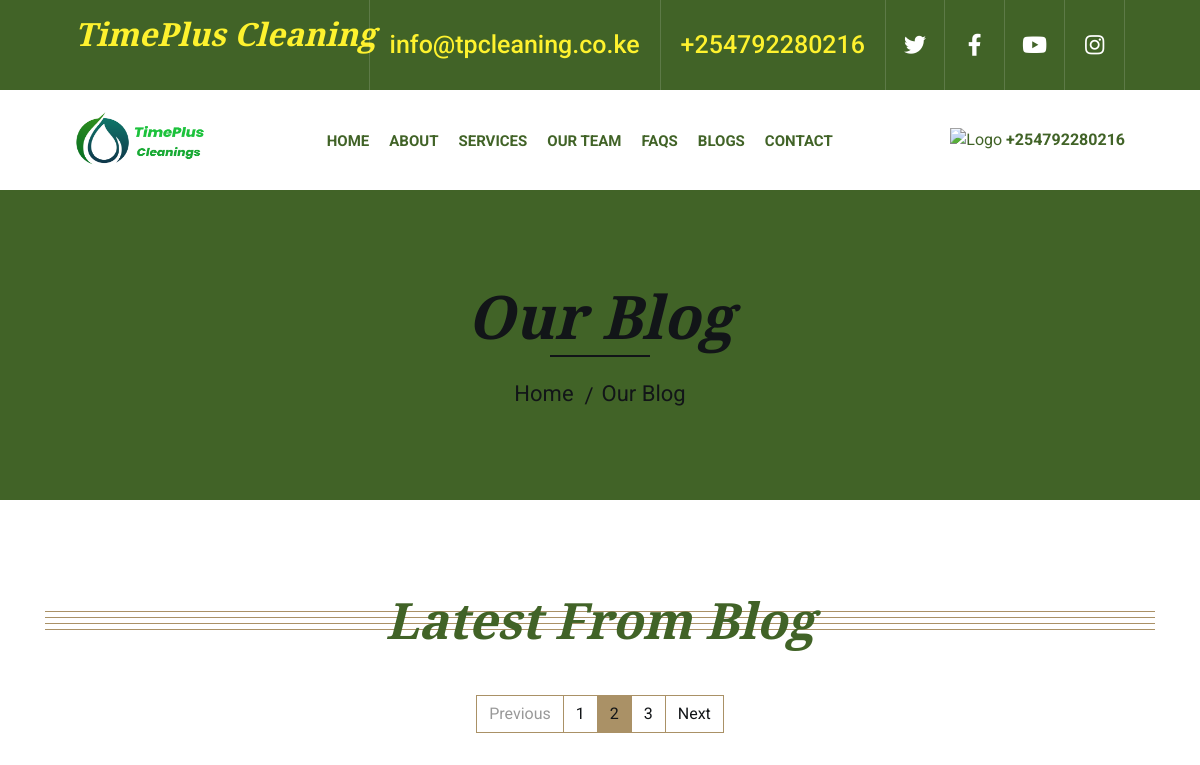
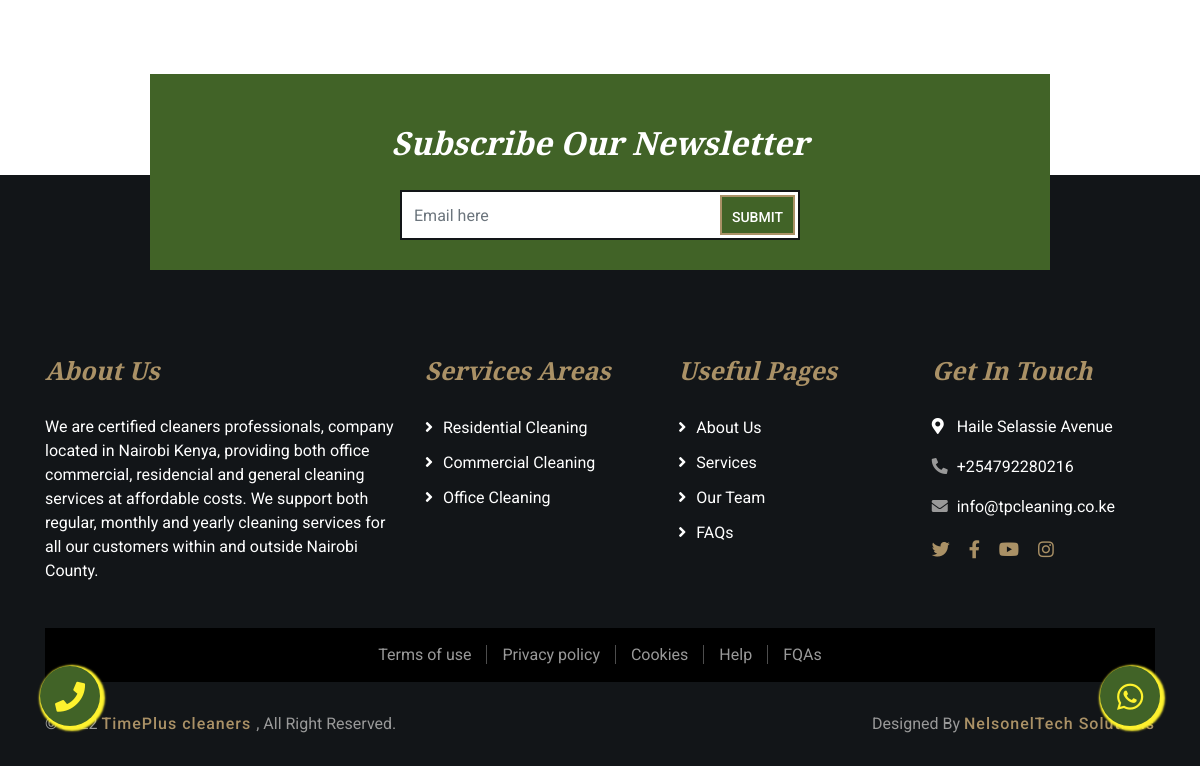
The page /blog/ on the database as committed earlier (2 pictures, top to bottom).
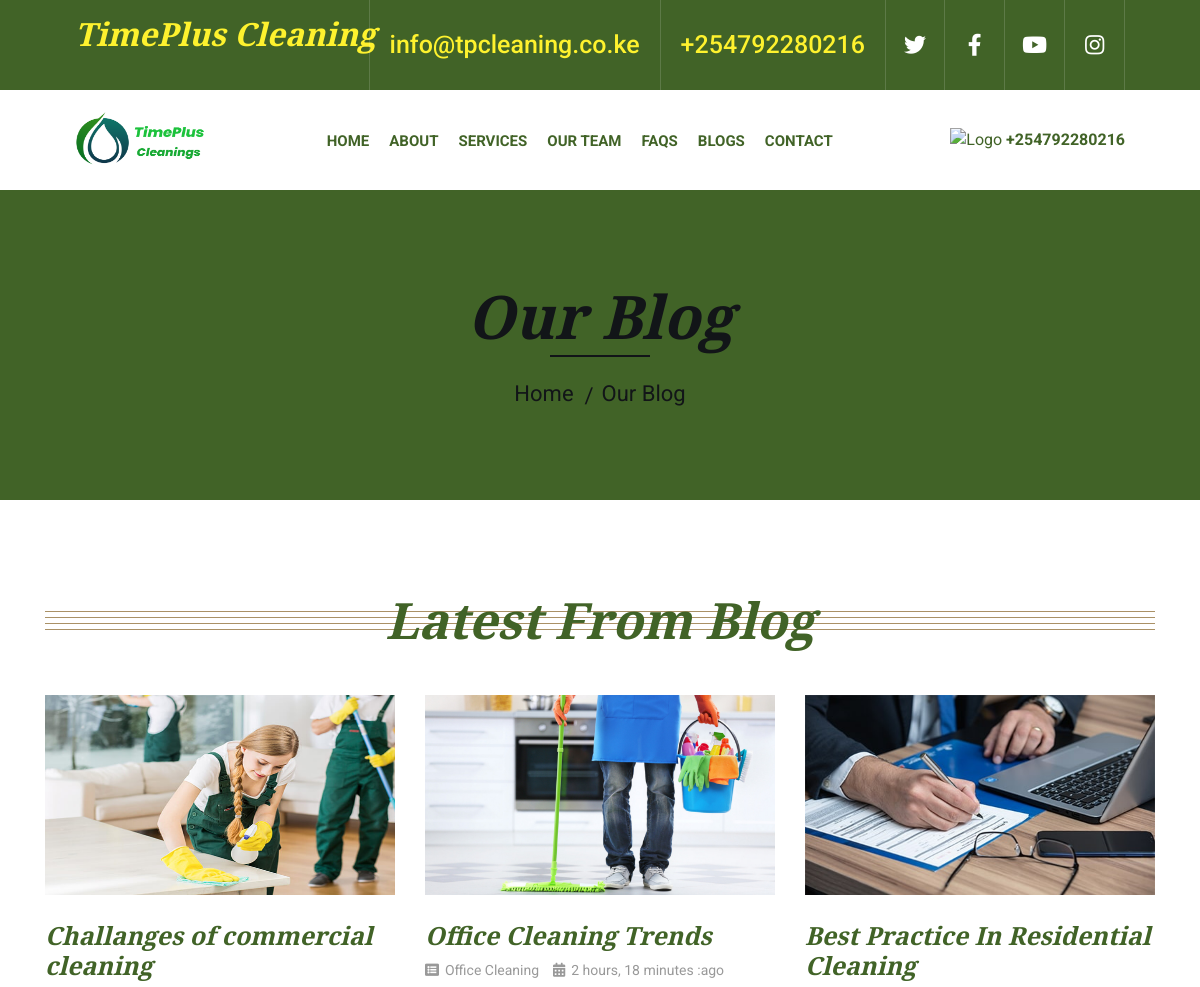
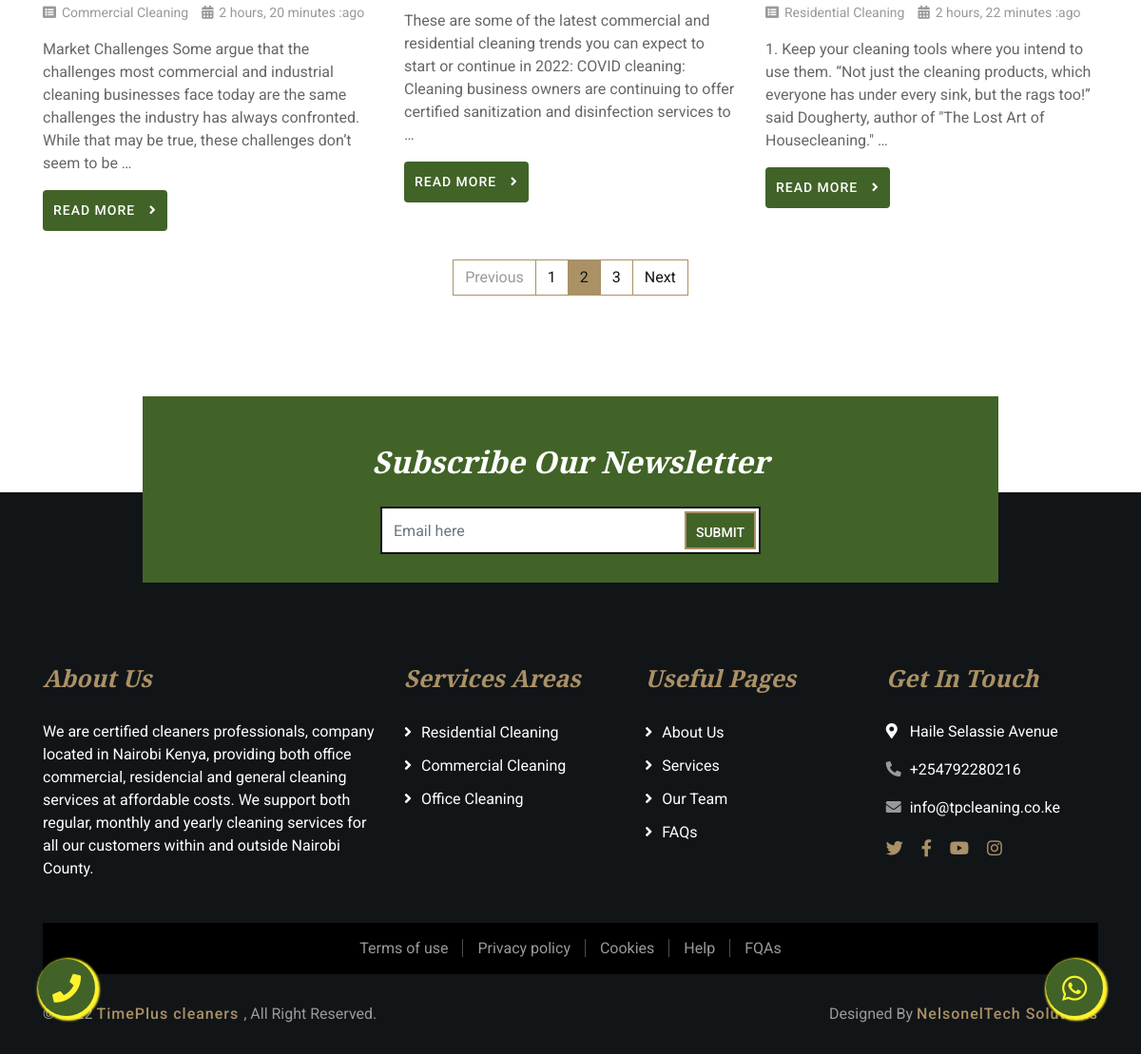
The same page on the database as committed later (2 pictures, top to bottom).
### base/models.py (models this page shows, shortened)
class Blog(models.Model):
    host = models.ForeignKey(User, on_delete=models.SET_NULL, null=True)
    service = models.ForeignKey(Service, on_delete=models.SET_NULL, null=True)
    title = models.CharField(max_length=200)
    description = models.TextField(null=True, blank=True)
    image = models.ImageField(upload_to='static/image', null=True)
    updated = models.DateTimeField(auto_now=True)
    created = models.DateTimeField(auto_now_add=True)
    class Meta:
        ordering = ['-updated', '-created']

class Service(models.Model):
    name = models.CharField(max_length=200)
    def __str__(self):
        return self.name

### base/views.py (the view)
# urls.py: path('blog/', views.blog, name='blog'),
def blog(request):
    blogs = Blog.objects.all()
    comments = Comment.objects.all()
    paginator = Paginator(blogs, 9)
    page_number = request.GET.get('page')
    page_obj = paginator.get_page(page_number)
    context = {'blogs': blogs, 'page_obj': page_obj, 'comments': comments}
    return render(request, 'base/blog.html', context)

### base/templates/base/blog.html (shortened to what this page needs)
{% extends 'main.html' %}
{% block content %}
{% load static %}
<div class="page-header">
    <div class="container">
        <div class="row">
            <div class="col-12">
                <h2>Our Blog</h2>
            </div>
            <div class="col-12">
                <a href="{% url 'home' %}">Home</a>
                <a href="{% url 'blog' %}">Our Blog</a>
            </div>
        </div>
    </div>
</div>
<div class="blog">
    <div class="container">
        <div class="section-header">
            <h2>Latest From Blog</h2>
        </div>
        <div class="row blog-page">
            {% for blog in page_obj %}
            <div class="col-lg-4 col-md-6 blog-item">
                <img src="{{ blog.image.url }}" width="100%" height="200" alt="TimePlus Cleaning Blog">
                <h3><a class="blog-link" href="{% url 'blogDetail' blog.id %}">{{blog.title}}</a></h3>
                <div class="meta">
                    <i class="fa fa-list-alt"></i>
                    <a href="">{{ blog.service }}</a>
                    <i class="fa fa-calendar-alt"></i>
                    <p>{{ blog.created | timesince }} :ago</p>
                </div>
                <p>
                    {{ blog.description|truncatewords:35}}
                </p>
                <a class="btn" href="{% url 'blogDetail' blog.id %}">Read More <i class="fa fa-angle-right"></i></a>
            </div>
            {% endfor %}
        </div>
        <div class="row">
            <div class="col-12">
                <ul class="pagination justify-content-center">
                    <li class="page-item disabled"><a class="page-link" href="#">Previous</a></li>
                    <li class="page-item"><a class="page-link" href="#">1</a></li>
                    <li class="page-item active"><a class="page-link" href="#">2</a></li>
                    <li class="page-item"><a class="page-link" href="#">3</a></li>
                    <li class="page-item"><a class="page-link" href="#">Next</a></li>
                </ul>
            </div>
        </div>
    </div>
</div>
{% endblock %}

### templates/main.html (shortened to what this page needs)
{% load static %}
<!DOCTYPE html>
<html lang="en">
    <head>
        <link href="https://stackpath.bootstrapcdn.com/bootstrap/4.4.1/css/bootstrap.min.css" rel="stylesheet">
        <link href="https://cdnjs.cloudflare.com/ajax/libs/font-awesome/5.10.0/css/all.min.css" rel="stylesheet">
        <link href="{% static 'lib/animate/animate.min.css' %}" rel="stylesheet">
        <link href="{% static 'lib/owlcarousel/assets/owl.carousel.min.css' %}" rel="stylesheet">
        <link href="{% static 'css/style.css' %}" rel="stylesheet">
    </head>
    <body>
        {% include 'header.html' %}
        <a href="https://api.whatsapp.com/send?phone=254720841555&text=Hi NelsonelTech" class="float" target="_blank">
          <i class="fab fa-whatsapp my-float"></i></a>
        <a href="tel:+254720841555" class="floatfb" target="_blank">
          <i class="fas fa-phone my-float"></i></a>
        {% block content %}
        {% endblock %}
        {% include 'footer.html' %}
    </body>
</html>

### templates/header.html (shortened to what this page needs)
{% load static %}
<div class="top-bar">
    <div class="container-fluid">
        <div class="row">
            <div class="col-lg-5">
                <div class="logo">
                    <a href="{% url 'home' %}">
                        <h2 class="top-link">TimePlus Cleaning</h2>
                    </a>
                </div>
            </div>
            <div class="col-lg-7">
                <div class="top-bar-right">
                    <div class="text">
                        <h2><a class="top-link" href="mailto:info@tpcleaning.co.ke">info@tpcleaning.co.ke</a></h2>
                    </div>
                    <div class="text">
                        <h2><a class="top-link" href="tel:+254792280216">+254792280216</a></h2>
                    </div>
                    <div class="social">
                        <a href="https://mobile.twitter.com/TimeplusC"><i class="fab fa-twitter"></i></a>
                        <a href="https://web.facebook.com/Timeplus-cleaning-services-103028755004926"><i
                                class="fab fa-facebook-f"></i></a>
                        <a href="https://www.youtube.com/channel/UCRoF2dh1x2lZP5sILOgjy-A"><i
                                class="fab fa-youtube"></i></a>
                        <a
                            href="https://instagram.com/stories/timeplus5/2824994537215823445?utm_source=ig_story_item_share&igshid=MDJmNzVkMjY="><i
                                class="fab fa-instagram"></i></a>
                    </div>
                </div>
            </div>
        </div>
    </div>
</div>
<div class="nav-bar">
    <div class="container-fluid">
        <nav class="navbar navbar-expand-lg bg-dark navbar-dark">
            <div class="navbar-nav mr-5 font-weight-bold">
                <a href="{% url 'home' %}">
                    <img src="{% static 'img/timeplus_logo.png' %}" height="60" width="140" alt="Logo">
                </a>
            </div>
            <div class="collapse navbar-collapse justify-content-between" id="navbarCollapse">
                <div class="navbar-nav m-auto font-weight-bold">
                    <a href="{% url 'home' %}" class="nav-item nav-link">Home</a>
                    <a href="{% url 'about' %}" class="nav-item nav-link">About</a>
                    <a href="{% url 'service' %}" class="nav-item nav-link">Services</a>
                    <a href="{% url 'team' %}" class="nav-item nav-link">Our Team</a>
                    <a href="{% url 'faq' %}" class="nav-item nav-link">FAQs</a>
                    <a href="{% url 'blog' %}" class="nav-item nav-link">Blogs</a>
                    <a href="{% url 'contact' %}" class="nav-item nav-link">Contact</a>
                </div>
                <div class="ml-auto">
                    <div class="item-icon">
                        <img class="call-anamate" src="{% static 'img/phone-ringing-2.gif' %}" height="50" width="40"
                            alt="Logo">
                        <a class="call-link font-weight-bold" href="tel:+254792280216">+254792280216</a>
                    </div>
                </div>
            </div>
        </nav>
    </div>
</div>

### templates/footer.html (shortened to what this page needs)
{% load static %}
<div class="newsletter">
    <div class="container">
        <div class="">
            <h2 class="text-dark">Subscribe Our Newsletter</h2>
        </div>
        <div class="form">
            <input class="form-control" placeholder="Email here">
            <button class="btn">Submit</button>
        </div>
    </div>
</div>
<div class="footer">
    <div class="container">
        <div class="row">
            <div class="col-md-6 col-lg-4">
                <div class="footer-about">
                    <h2>About Us</h2>
                    <p class="f-link">
                        We are certified cleaners professionals, company located in Nairobi Kenya, providing both office commercial,
                        residencial and general cleaning services at affordable costs. We support both regular, monthly and yearly
                        cleaning services for all our customers within and outside Nairobi County.
                    </p>
                </div>
            </div>
            <div class="col-md-6 col-lg-8">
                <div class="row">
                    <div class="col-md-6 col-lg-4">
                        <div class="footer-link">
                            <h2>Services Areas</h2>
                            <a class="f-link" href="">Residential Cleaning</a>
                            <a class="f-link" href="">Commercial Cleaning</a>
                            <a class="f-link" href="">Office Cleaning</a>
                        </div>
                    </div>
                    <div class="col-md-6 col-lg-4">
                        <div class="footer-link">
                            <h2>Useful Pages</h2>
                            <a class="f-link" href="{% url 'about' %}">About Us</a>
                            <a class="f-link" href="{% url 'service' %}">Services</a>
                            <a class="f-link" href="{% url 'team' %}">Our Team</a>
                            <a class="f-link" href="{% url 'faq' %}">FAQs</a>
                        </div>
                    </div>
                    <div class="col-md-6 col-lg-4">
                        <div class="footer-contact">
                            <h2>Get In Touch</h2>
                            <p class="f-link"><i class="fa fa-map-marker-alt"></i>Haile Selassie Avenue</p>
                            <p><i class="fa fa-phone-alt"></i><a class="f-link" href="tel:+254792280216">+254792280216</a></p>
                            <p><i class="fa fa-envelope"></i><a class="f-link" href="mailto:info@tpcleaning.co.ke">info@tpcleaning.co.ke</a></p>
                            <div class="footer-social">
                                <a href="https://mobile.twitter.com/TimeplusC"><i class="fab fa-twitter"></i></a>
                                <a href="https://web.facebook.com/Timeplus-cleaning-services-103028755004926"><i class="fab fa-facebook-f"></i></a>
                                <a href="https://www.youtube.com/channel/UCRoF2dh1x2lZP5sILOgjy-A"><i class="fab fa-youtube"></i></a>
                                <a href="https://instagram.com/stories/timeplus5/2824994537215823445?utm_source=ig_story_item_share&igshid=MDJmNzVkMjY="><i class="fab fa-instagram"></i></a>
                            </div>
                        </div>
                    </div>
                </div>
            </div>
        </div>
    </div>
    <div class="container footer-menu">
        <div class="f-menu">
            <a href="">Terms of use</a>
            <a href="">Privacy policy</a>
            <a href="">Cookies</a>
            <a href="">Help</a>
            <a href="">FQAs</a>
        </div>
    </div>
    <div class="container copyright">
        <div class="row">
            <div class="col-md-6">
                <p>&copy; {% now 'Y' %} <a href="https://tpcleaning.co.ke">TimePlus cleaners
                    </a>, All Right Reserved.</p>
            </div>
            <div class="col-md-6">
                <p>Designed By <a href="https://nelsoneltech.co.ke">NelsonelTech Solutions</a></p>
            </div>
        </div>
    </div>
</div>

### templates/main.html (style rules this page uses)
.float { position: fixed; width: 60px; height: 60px; bottom: 40px; right: 40px; background-color: #416327; color: #fef22e; border-radius: 50px; text-align: center; box-shadow: 2px 2px 2px 3px #fef22e; font-size: 30px; z-index: 100; }
.floatfb { position: fixed; width: 60px; height: 60px; bottom: 40px; left: 40px; background-color: #416327; color: #fef22e; box-shadow: 2px 2px 2px 3px #fef22e; border-radius: 50px; text-align: center; font-size: 30px; z-index: 100; }
.my-float { margin-top: 16px; }

### templates/header.html (style rules this page uses)
.top-bar { position: relative; height: 90px; background: #416327 !important; }
.top-bar .logo { padding: 15px 0; text-align: left; overflow: hidden; }
.top-bar .logo h2 { margin: 0; color: #fef22e !important; font-weight: 800; }
.top-bar .top-bar-right { display: flex; align-items: center; justify-content: flex-end; color: #fef22e !important; }
.top-bar .text { display: flex; align-items: center; justify-content: center; flex-direction: column; height: 90px; padding: 0 20px; text-align: center; border-left: 1px solid rgba(255, 255, 255, .15); }
.top-bar .text h2 { color: #ffffff; font-family: 'Roboto', sans-serif; font-weight: 500; font-style: normal; font-size: 25px; margin: 0; }
.top-bar .social { display: flex; height: 90px; font-size: 0; justify-content: flex-end; }
.top-bar .social a { display: flex; align-items: center; justify-content: center; width: 60px; height: 100%; font-size: 22px; color: #ffffff; border-right: 1px solid rgba(255, 255, 255, .15); }
.top-bar .social a:first-child { border-left: 1px solid rgba(255, 255, 255, .15); }
.top-link { color: #fef22e !important; }
.call-anamate { color: #416327 !important; }
.call-link { color: #416327 !important; }
.nav-bar, .nav-bar .navbar { background: #fff !important; }
.navbar-dark .navbar-nav .nav-link { padding: 10px 10px 8px 10px; color: #416327 !important; }

### base/templates/base/blog.html (style rules this page uses)
.section-header h2 { color: #416327 !important; }
.page-header { background-color: #416327 !important; }
.blog-link { color: #416327 !important; }
.btn { color: #416327 !important; padding: 10px !important; }

### templates/footer.html (style rules this page uses)
.newsletter { background: #416327 !important; }
.newsletter input { height: 50px; border: 2px solid #121518; border-radius: 0; }
.newsletter .btn { position: absolute; top: 5px; right: 5px; height: 40px; padding: 8px 20px; font-size: 14px; font-weight: 500; text-transform: uppercase; color: #aa9166; background: #121518; border-radius: 0; border: 2px solid #aa9166; transition: .3s; }
.text-dark { color: rgb(255, 255, 255) !important; text-align: center !important; padding: 20px !important; }
.btn { background-color: #416327 !important; color: #ffffff !important; }
.f-link { color: white !important; }
.footer-link { color: white !important; }

Rows that differ between the two databases and show on the page:
added Blog: image (picture), title "Challanges of commercial cleaning", service "Commercial Cleaning", created "2 hours, 20 minutes", description "Market Challenges Some argue that the challenges most commercial and industrial cleaning businesses face today are the same challenges the industry has always confronted. While that may be true, these challenges don’t seem to be …"
added Blog: image (picture), title "Office Cleaning Trends", service "Office Cleaning", created "2 hours, 18 minutes", description "These are some of the latest commercial and residential cleaning trends you can expect to start or continue in 2022: COVID cleaning: Cleaning business owners are continuing to offer certified sanitization and disinfection services to …"
added Blog: image (picture), title "Best Practice In Residential Cleaning", service "Residential Cleaning", created "2 hours, 22 minutes", description "1. Keep your cleaning tools where you intend to use them. “Not just the cleaning products, which everyone has under every sink, but the rags too!” said Dougherty, author of \"The Lost Art of Housecleaning.\" …"
